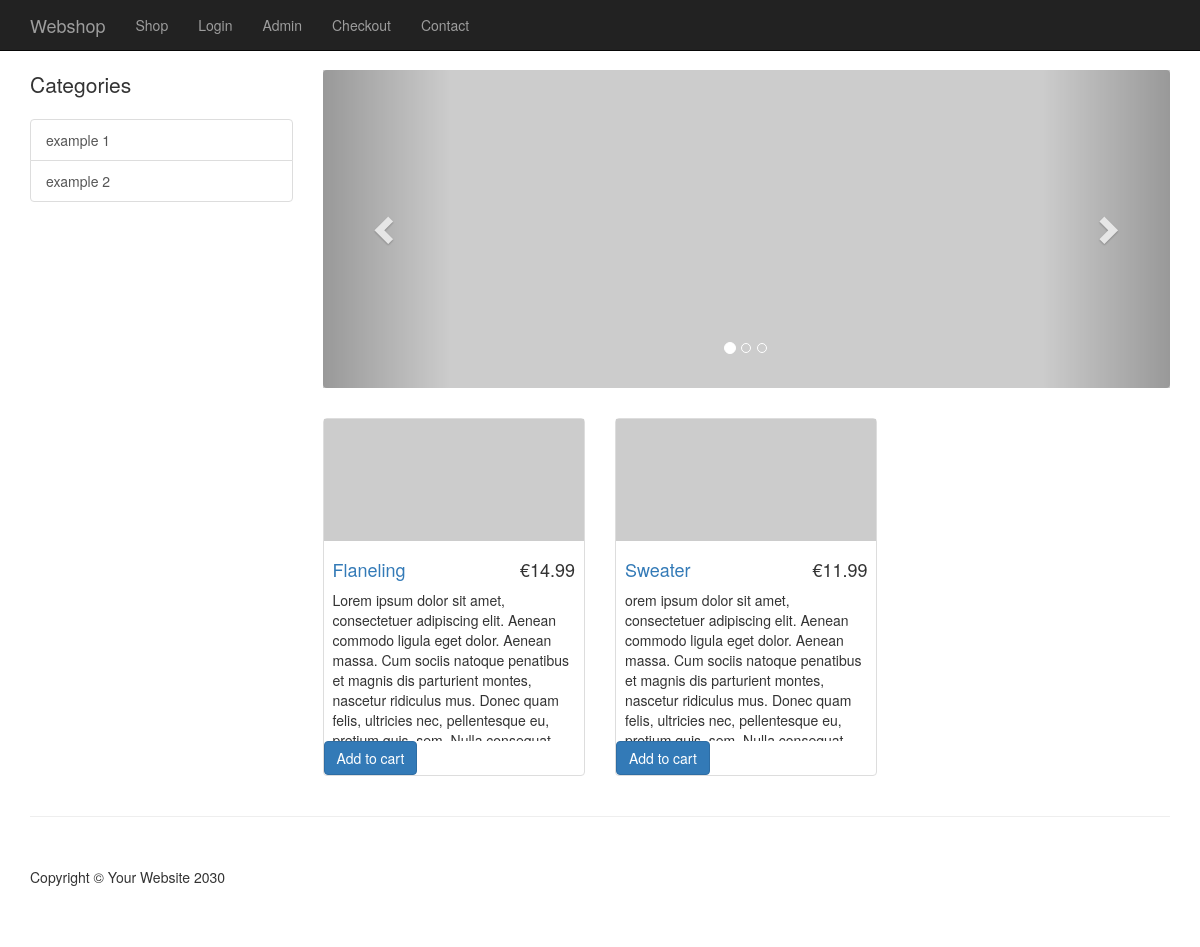
The page / on the database its author committed.
### tables this page shows
CREATE TABLE `categories` (
  `cat_id` int(11) NOT NULL,
  `cat_title` varchar(255) NOT NULL
);

CREATE TABLE `products` (
  `product_id` int(11) NOT NULL,
  `product_title` varchar(255) NOT NULL,
  `product_cat_id` int(11) NOT NULL,
  `product_price` float NOT NULL,
  `product_quantity` int(11) NOT NULL,
  `product_desc` text NOT NULL,
  `product_short` text NOT NULL,
  `product_img` varchar(255) NOT NULL
);

### resources/functions.php (the view, shortened to what this page needs)
<?php
function query($sql) {
    global $connect;
    return mysqli_query($connect, $sql);
}
function fetch_array($result){
    return mysqli_fetch_array($result);
}
function get_products() {
    $result = query("SELECT * FROM products");
    while($row = fetch_array($result)){
        $p_id = $row['product_id'];
        $price = $row['product_price'];
        $title = $row['product_title'];
        $desc = $row['product_desc'];
        $img = $row['product_img'];
        $product = <<<DELIMITER
         <div class="col-sm-4 col-lg-4 col-md-4">
                        <div class="thumbnail">
                            <a href="item.php?id={$p_id}"><img src="{$img}" alt="pic"></a>
                            <div class="caption">
                                <h4 class="pull-right">&#8364;{$price}</h4>
                                <h4><a href="item.php?id={$p_id}">{$title}</a>
                                </h4>
                                <p>{$desc}</p>
                            </div>
                            <a class="btn btn-primary" href="cart.php?add={$p_id}">Add to cart</a>
                        </div>
                    </div>
        DELIMITER;
        echo $product;
    }
}
function get_categories() {
    $query = query("SELECT * FROM categories");
    while($row = fetch_array($query)) {
        $cat_id = $row['cat_id'];
        $title = $row['cat_title'];
         $category_link = <<<DELIMITER
          <a href='category.php?id={$cat_id}' class='list-group-item'>{$title}</a>
         DELIMITER;
         echo $category_link;
     }
}
?>

### resources/templates/front/header.php (shortened to what this page needs)
<!DOCTYPE html>
<html lang="en">
<head>
    <link href="css/bootstrap.min.css" rel="stylesheet">
    <link href="css/shop-homepage.css" rel="stylesheet">
</head>
<body>
    <nav class="navbar navbar-inverse navbar-fixed-top" role="navigation">
    <?php include(TEMPLATE_FRONT .  DS . "top_nav.php")?>
    </nav>

### resources/templates/front/top_nav.php (shortened to what this page needs)
<div class="container">
            <div class="navbar-header">
                <a class="navbar-brand" href="index.php">Webshop</a>
            </div>
            <div class="collapse navbar-collapse" id="bs-example-navbar-collapse-1">
                <ul class="nav navbar-nav">
                    <li>
                        <a href="shop.php">Shop</a>
                    </li>
                    <li>
                        <a href="login.php">Login</a>
                    </li>
                    <li>
                        <a href="admin">Admin</a>
                    </li>
                     <li>
                        <a href="checkout.php">Checkout</a>
                    </li>
                    <li>
                        <a href="contact.php">Contact</a>
                    </li>
                </ul>
            </div>
        </div>

### index.php (shortened to what this page needs)
<?php include(TEMPLATE_FRONT .  DS . "header.php")?>
    <div class="container">
        <div class="row">
            <?php include(TEMPLATE_FRONT .  DS . "side_nav.php")?>
            <div class="col-md-9">
                <div class="row carousel-holder">
            <?php include(TEMPLATE_FRONT .  DS . "slider.php")?>
                </div>
                <div class="row">
                   <?php get_products() ?>
                </div>
            </div>
        </div>
    </div>
    <?php include(TEMPLATE_FRONT .  DS . "footer.php")?>

### resources/templates/front/side_nav.php
<div class="col-md-3">
    <p class="lead">Categories</p>
    <div class="list-group">
     <?php
     get_categories();
     ?>
                    </div>
            </div>

### resources/templates/front/slider.php (shortened to what this page needs)
<div class="col-md-12">
                        <div id="carousel-example-generic" class="carousel slide" data-ride="carousel">
                            <ol class="carousel-indicators">
                                <li data-target="#carousel-example-generic" data-slide-to="0" class="active"></li>
                                <li data-target="#carousel-example-generic" data-slide-to="1"></li>
                                <li data-target="#carousel-example-generic" data-slide-to="2"></li>
                            </ol>
                            <div class="carousel-inner">
                                <div class="item active">
                                    <img class="slide-image" src="http://placehold.it/800x300" alt="">
                                </div>
                            </div>
                            <a class="left carousel-control" href="#carousel-example-generic" data-slide="prev">
                                <span class="glyphicon glyphicon-chevron-left"></span>
                            </a>
                            <a class="right carousel-control" href="#carousel-example-generic" data-slide="next">
                                <span class="glyphicon glyphicon-chevron-right"></span>
                            </a>
                        </div>
                    </div>

### resources/templates/front/footer.php (shortened to what this page needs)
<div class="container">
        <hr>
        <footer>
            <div class="row">
                <div class="col-lg-12">
                    <p>Copyright &copy; Your Website 2030</p>
                </div>
            </div>
        </footer>
    </div>
</body>
</html>

### css/shop-homepage.css (style rules this page uses)
body { padding-top: 70px; }
.slide-image { width: 100%; }
.carousel-holder { margin-bottom: 30px; }
.carousel-control, .item { border-radius: 4px; }
.caption { height: 200px; overflow: hidden; }
.caption h4 { white-space: nowrap; }
.thumbnail img { width: 100%; }
.thumbnail { padding: 0px; }
footer { margin: 50px 0; }

### rows shown on the page
categories: cat_title "example 1"
categories: cat_title "example 2"
products: product_price "14.99", product_title "Flaneling", product_desc "Lorem ipsum dolor sit amet, consectetuer adipiscing elit. Aenean commodo ligula eget dolor. Aenean massa. Cum sociis natoque penatibus et magnis dis parturient montes, nascetur ridiculus mus. Donec quam felis, ultricies nec, pellentesque eu,…"
products: product_price "11.99", product_title "Sweater", product_desc "orem ipsum dolor sit amet, consectetuer adipiscing elit. Aenean commodo ligula eget dolor. Aenean massa. Cum sociis natoque penatibus et magnis dis parturient montes, nascetur ridiculus mus. Donec quam felis, ultricies nec, pellentesque eu,…"
